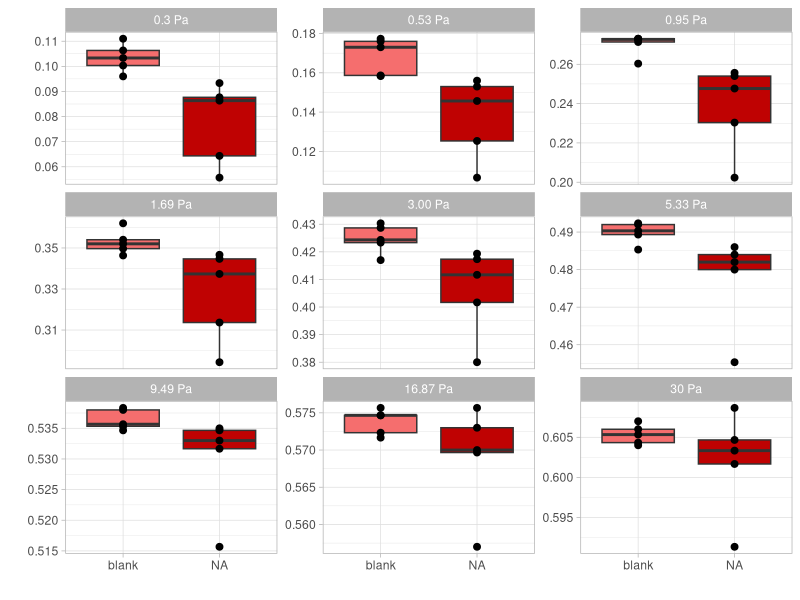
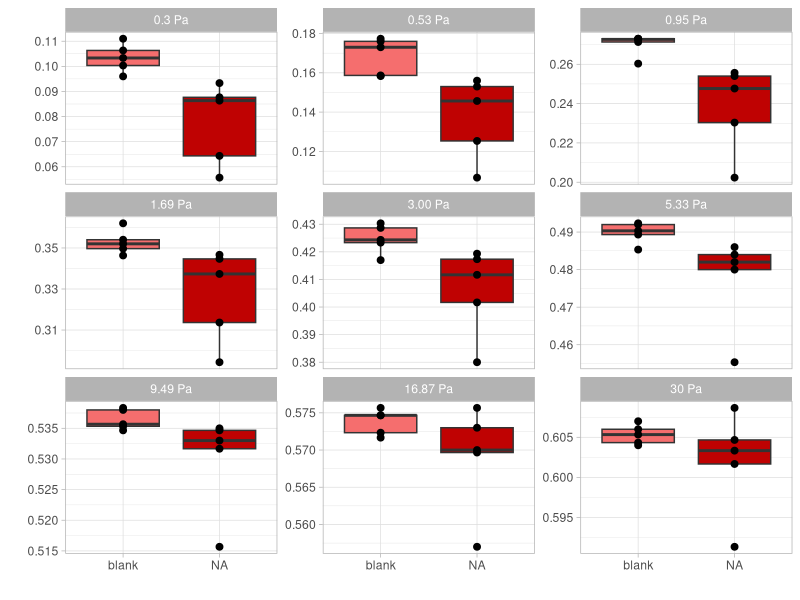

Generate these figures, in order, with R:
library(ggplot2)
library(ggpubr)
library(openxlsx)
library(data.table)


all_Data <- data.table(
  read.xlsx("LoRRca_deformability.xlsx"))

#use_Data <- subset(
 # all_Data, shear == 0.53)

f.sample <- factor(
  all_Data$sample, level = c("blank", "CDNB15","CDNB60"))

ggplot(data = all_Data,
       aes(x = f.sample, 
           y = EI)) +
  
  geom_boxplot(show.legend = FALSE, aes(fill = sample)) +
  scale_fill_manual(values=c("#f56e6e", "#bf0202", "#d1d1d1"), name ="") +
  
  facet_wrap(~factor(shear,
             level = c(0.3, 0.53, 0.95, 1.69, 3.00, 5.33, 9.49, 16.87, 30),
             labels = c("0.3 Pa", 
                        "0.53 Pa", 
                        "0.95 Pa", 
                        "1.69 Pa", 
                        "3.00 Pa", 
                        "5.33 Pa", 
                        "9.49 Pa", 
                        "16.87 Pa", 
                        "30 Pa")), scales = "free_y") +
  
  geom_point(color = "#000000", size = 2) +
  
  labs(
    # title = (""), 
    x="", 
    y="") +
  
  theme(
    plot.title = element_blank()
  ) +
  
  theme_light() +
  
  stat_compare_means(comparisons = list(c("CDNB15","CDNB60"),
                                        c("blank","CDNB15"),
                                        c("blank","CDNB60")),
                     label = "p.signif", method = "wilcox.test")


ggsave("result_deformabilityy.tiff", path = "C:/Users/miri/Documents/GitHub/R-graphs/Graphs and figures", units = "in", dpi=300, compression = 'lzw', width = 8, height = 12)
